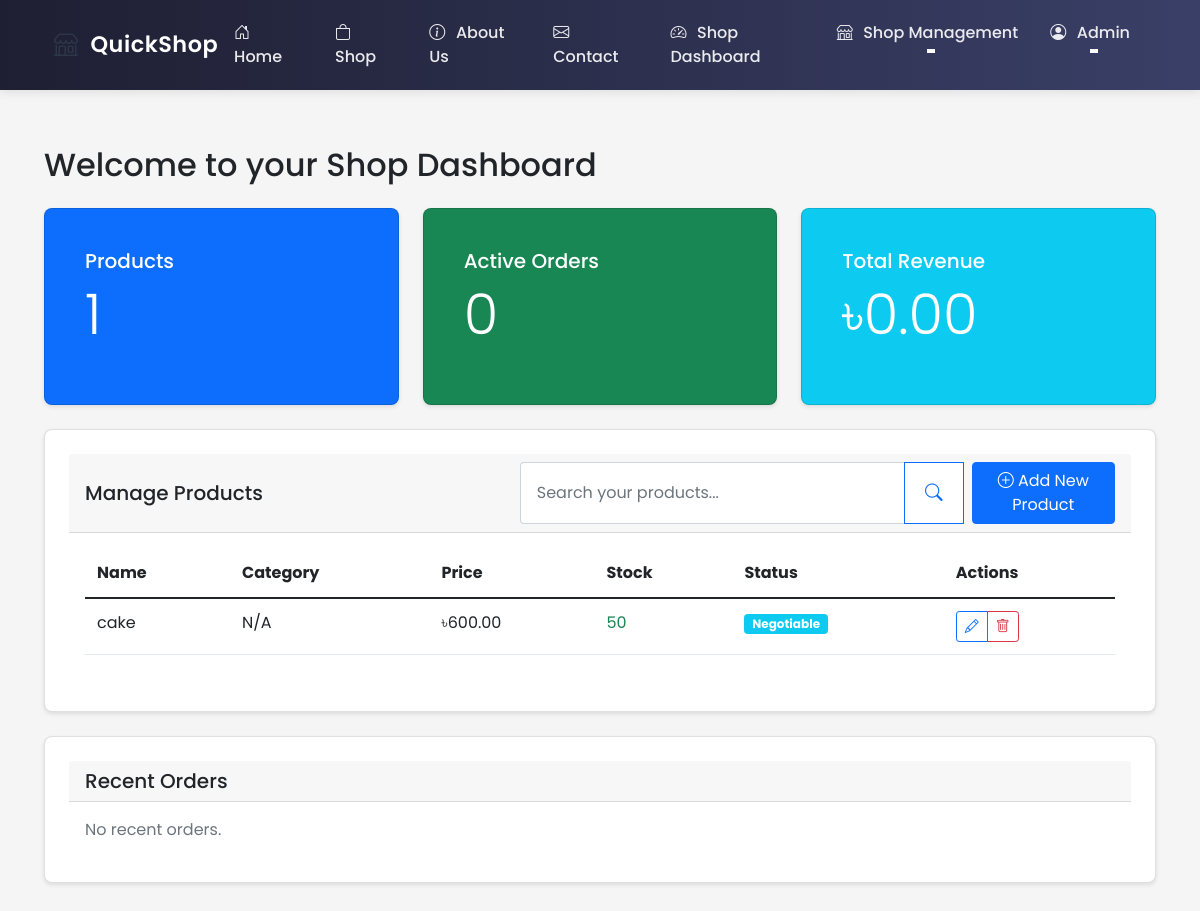
Page /shop/dashboard (signed in) on the earlier database version.
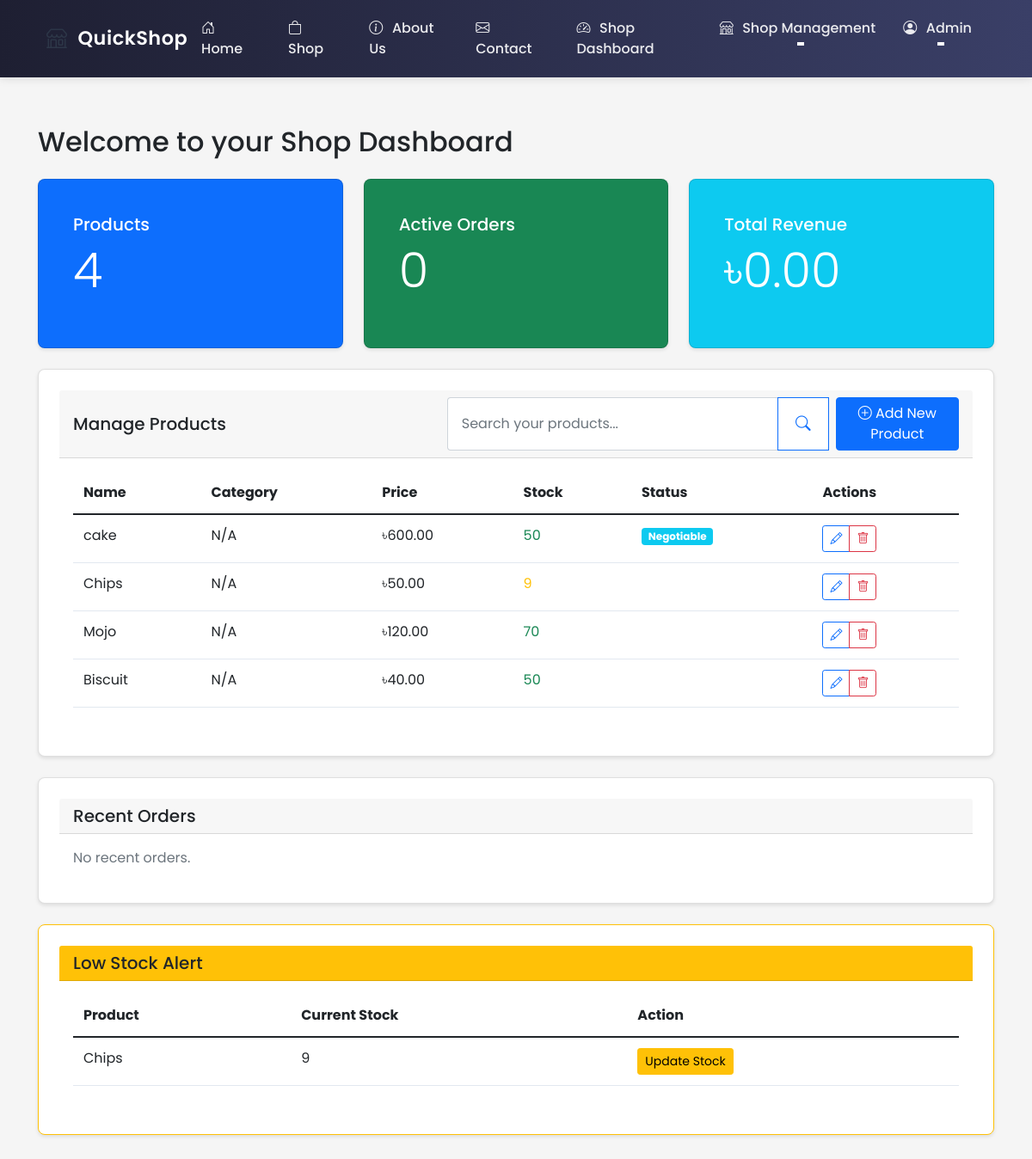
Same page on the later database version.
### ecommerce/models/shop.py (models this page shows, shortened)
class Product(db.Model):
    id = db.Column(db.Integer, primary_key=True)
    name = db.Column(db.String(100), nullable=False)
    description = db.Column(db.Text)
    price = db.Column(db.Float, nullable=False)
    stock = db.Column(db.Integer, nullable=False, default=0)
    shop_id = db.Column(db.Integer, db.ForeignKey('shop.id'), nullable=False)
    image_url = db.Column(db.String(255))
    category = db.Column(db.String(50))  # Add category field
    created_at = db.Column(db.DateTime, default=datetime.utcnow)
    min_price = db.Column(db.Float)  # Minimum acceptable price
    max_discount_percentage = db.Column(db.Float, default=20.0)  # Maximum allowed discount
    continue_iteration = db.Column(db.Boolean, default=False)  # Whether to continue negotiation after max discount
    def is_negotiable(self):
        return self.min_price is not None and self.min_price < self.price

### ecommerce/routes/shop.py (the view)
@shop_bp.route('/dashboard')
@login_required
@shop_owner_required
def dashboard():
    shop = current_user.shop
    if not shop:
        return redirect(url_for('shop.create'))
    products_count = len(shop.products)
    active_orders = Order.query.filter(
        Order.shop_id == shop.id,
        Order.status.in_(['pending', 'confirmed', 'delivering'])
    ).all()
    active_orders_count = len(active_orders)
    total_revenue = db.session.query(func.sum(Order.total_amount))\
        .filter(Order.shop_id == shop.id,
                Order.status == 'completed')\
        .scalar() or 0.0
    recent_orders = Order.query.filter_by(shop_id=shop.id)\
        .order_by(Order.created_at.desc())\
        .limit(5).all()
    low_stock_products = [p for p in shop.products if p.stock < 10]
    return render_template('shop/dashboard.html',
                         shop=shop,
                         products_count=products_count,
                         active_orders_count=active_orders_count,
                         total_revenue=total_revenue,
                         recent_orders=recent_orders,
                         low_stock_products=low_stock_products)

### ecommerce/models/user.py (called while the page is built)
    @property
    def is_shop_owner(self):
        return self.role == 'shop_owner'

### ecommerce/routes/shop.py (called while the page is built)
def shop_owner_required(f):
    @wraps(f)
    def decorated_function(*args, **kwargs):
        if not current_user.is_authenticated or not current_user.is_shop_owner:
            flash('Access denied. Shop owner privileges required.', 'error')
            return redirect(url_for('main.index'))
        return f(*args, **kwargs)
    return decorated_function

### ecommerce/templates/shop/dashboard.html (shortened to what the changed rows need)
{% extends "base.html" %}
{% block content %}
<div class="container mt-4">
    <h2>Welcome to your Shop Dashboard</h2>
    <div class="row mt-4">
        <div class="col-md-4">
            <div class="card text-white bg-primary mb-4">
                <div class="card-body">
                    <h5 class="card-title">Products</h5>
                    <p class="display-4">{{ products_count }}</p>
                </div>
            </div>
        </div>
    </div>
    <div class="card mb-4">
        <div class="card-body">
            <div class="table-responsive">
                <table class="table">
                    <thead>
                        <tr>
                            <th>Name</th>
                            <th>Category</th>
                            <th>Price</th>
                            <th>Stock</th>
                            <th>Status</th>
                            <th>Actions</th>
                        </tr>
                    </thead>
                    <tbody>
                        {% for product in shop.products %}
                            <tr>
                                <td>{{ product.name }}</td>
                                <td>{{ product.category or 'N/A' }}</td>
                                <td>৳{{ "%.2f"|format(product.price) }}</td>
                                <td>
                                    {% if product.stock > 10 %}
                                        <span class="text-success">{{ product.stock }}</span>
                                    {% elif product.stock > 0 %}
                                        <span class="text-warning">{{ product.stock }}</span>
                                    {% else %}
                                        <span class="text-danger">Out of Stock</span>
                                    {% endif %}
                                </td>
                                <td>
                                    {% if product.is_negotiable() %}
                                        <span class="badge bg-info">Negotiable</span>
                                    {% endif %}
                                </td>
                                <td>
                                    <div class="btn-group">
                                        <a href="{{ url_for('shop.edit_product', product_id=product.id) }}"
                                           class="btn btn-sm btn-outline-primary">
                                            <i class="bi bi-pencil"></i>
                                        </a>
                                        <button class="btn btn-sm btn-outline-danger delete-product"
                                                data-product-id="{{ product.id }}"
                                                data-product-name="{{ product.name }}">
                                            <i class="bi bi-trash"></i>
                                        </button>
                                    </div>
                                </td>
                            </tr>
                        {% endfor %}
                    </tbody>
                </table>
            </div>
        </div>
    </div>
    {% if low_stock_products %}
        <div class="card mb-4 border-warning">
            <div class="card-header bg-warning text-dark">
                <h5 class="mb-0">Low Stock Alert</h5>
            </div>
            <div class="card-body">
                <div class="table-responsive">
                    <table class="table">
                        <thead>
                            <tr>
                                <th>Product</th>
                                <th>Current Stock</th>
                                <th>Action</th>
                            </tr>
                        </thead>
                        <tbody>
                            {% for product in low_stock_products %}
                                <tr>
                                    <td>{{ product.name }}</td>
                                    <td>{{ product.stock }}</td>
                                    <td>
                                        <a href="{{ url_for('shop.edit_product', product_id=product.id) }}"
                                           class="btn btn-sm btn-warning">
                                            Update Stock
                                        </a>
                                    </td>
                                </tr>
                            {% endfor %}
                        </tbody>
                    </table>
                </div>
            </div>
        </div>
    {% endif %}
</div>
{% endblock %}

Differences in the rows shown:
added Product: name "Chips", category "N/A", price "50.00", stock "9"
added Product: name "Mojo", category "N/A", price "120.00", stock "70", shown under "Manage Products"
added Product: name "Biscuit", category "N/A", price "40.00", stock "50", shown under "Manage Products"
Other differences:
{{ products_count }}: "1" → "4"
text now shown: "Low Stock Alert Product Current Stock Action"
